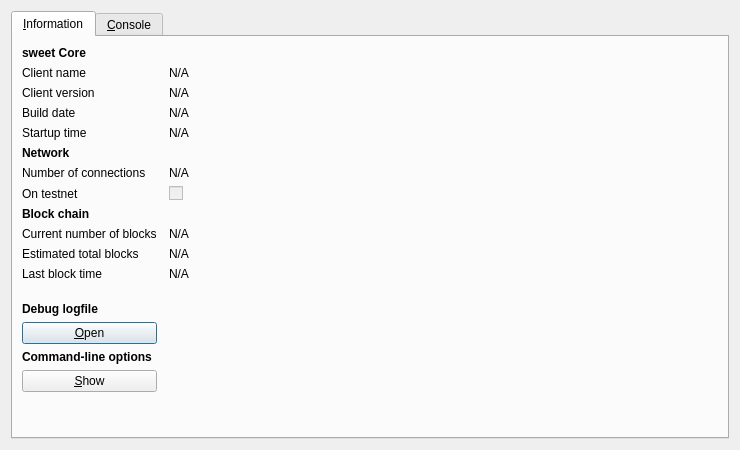
<?xml version="1.0" encoding="UTF-8"?>
<ui version="4.0">
 <class>RPCConsole</class>
 <widget class="QDialog" name="RPCConsole">
  <property name="geometry">
   <rect>
    <x>0</x>
    <y>0</y>
    <width>740</width>
    <height>450</height>
   </rect>
  </property>
  <property name="windowTitle">
   <string>sweet - Debug window</string>
  </property>
  <layout class="QVBoxLayout" name="verticalLayout_2">
   <item>
    <widget class="QTabWidget" name="tabWidget">
     <property name="currentIndex">
      <number>0</number>
     </property>
     <widget class="QWidget" name="tab_info">
      <attribute name="title">
       <string>&amp;Information</string>
      </attribute>
      <layout class="QGridLayout" name="gridLayout" columnstretch="0,1">
       <property name="horizontalSpacing">
        <number>12</number>
       </property>
       <item row="0" column="0">
        <widget class="QLabel" name="label_9">
         <property name="font">
          <font>
           <weight>75</weight>
           <bold>true</bold>
          </font>
         </property>
         <property name="text">
          <string>sweet Core</string>
         </property>
        </widget>
       </item>
       <item row="1" column="0">
        <widget class="QLabel" name="label_5">
         <property name="text">
          <string>Client name</string>
         </property>
        </widget>
       </item>
       <item row="1" column="1">
        <widget class="QLabel" name="clientName">
         <property name="cursor">
          <cursorShape>IBeamCursor</cursorShape>
         </property>
         <property name="text">
          <string>N/A</string>
         </property>
         <property name="textFormat">
          <enum>Qt::PlainText</enum>
         </property>
         <property name="textInteractionFlags">
          <set>Qt::LinksAccessibleByMouse|Qt::TextSelectableByKeyboard|Qt::TextSelectableByMouse</set>
         </property>
        </widget>
       </item>
       <item row="2" column="0">
        <widget class="QLabel" name="label_6">
         <property name="text">
          <string>Client version</string>
         </property>
        </widget>
       </item>
       <item row="2" column="1">
        <widget class="QLabel" name="clientVersion">
         <property name="cursor">
          <cursorShape>IBeamCursor</cursorShape>
         </property>
         <property name="text">
          <string>N/A</string>
         </property>
         <property name="textFormat">
          <enum>Qt::PlainText</enum>
         </property>
         <property name="textInteractionFlags">
          <set>Qt::LinksAccessibleByMouse|Qt::TextSelectableByKeyboard|Qt::TextSelectableByMouse</set>
         </property>
        </widget>
       </item>
       <item row="3" column="0">
        <widget class="QLabel" name="label_12">
         <property name="text">
          <string>Build date</string>
         </property>
        </widget>
       </item>
       <item row="3" column="1">
        <widget class="QLabel" name="buildDate">
         <property name="cursor">
          <cursorShape>IBeamCursor</cursorShape>
         </property>
         <property name="text">
          <string>N/A</string>
         </property>
         <property name="textFormat">
          <enum>Qt::PlainText</enum>
         </property>
         <property name="textInteractionFlags">
          <set>Qt::LinksAccessibleByMouse|Qt::TextSelectableByKeyboard|Qt::TextSelectableByMouse</set>
         </property>
        </widget>
       </item>
       <item row="4" column="0">
        <widget class="QLabel" name="label_13">
         <property name="text">
          <string>Startup time</string>
         </property>
        </widget>
       </item>
       <item row="4" column="1">
        <widget class="QLabel" name="startupTime">
         <property name="cursor">
          <cursorShape>IBeamCursor</cursorShape>
         </property>
         <property name="text">
          <string>N/A</string>
         </property>
         <property name="textFormat">
          <enum>Qt::PlainText</enum>
         </property>
         <property name="textInteractionFlags">
          <set>Qt::LinksAccessibleByMouse|Qt::TextSelectableByKeyboard|Qt::TextSelectableByMouse</set>
         </property>
        </widget>
       </item>
       <item row="5" column="0">
        <widget class="QLabel" name="label_11">
         <property name="font">
          <font>
           <weight>75</weight>
           <bold>true</bold>
          </font>
         </property>
         <property name="text">
          <string>Network</string>
         </property>
        </widget>
       </item>
       <item row="6" column="0">
        <widget class="QLabel" name="label_7">
         <property name="text">
          <string>Number of connections</string>
         </property>
        </widget>
       </item>
       <item row="6" column="1">
        <widget class="QLabel" name="numberOfConnections">
         <property name="cursor">
          <cursorShape>IBeamCursor</cursorShape>
         </property>
         <property name="text">
          <string>N/A</string>
         </property>
         <property name="textFormat">
          <enum>Qt::PlainText</enum>
         </property>
         <property name="textInteractionFlags">
          <set>Qt::LinksAccessibleByMouse|Qt::TextSelectableByKeyboard|Qt::TextSelectableByMouse</set>
         </property>
        </widget>
       </item>
       <item row="7" column="0">
        <widget class="QLabel" name="label_8">
         <property name="text">
          <string>On testnet</string>
         </property>
        </widget>
       </item>
       <item row="7" column="1">
        <widget class="QCheckBox" name="isTestNet">
         <property name="enabled">
          <bool>false</bool>
         </property>
         <property name="text">
          <string/>
         </property>
        </widget>
       </item>
       <item row="8" column="0">
        <widget class="QLabel" name="label_10">
         <property name="font">
          <font>
           <weight>75</weight>
           <bold>true</bold>
          </font>
         </property>
         <property name="text">
          <string>Block chain</string>
         </property>
        </widget>
       </item>
       <item row="9" column="0">
        <widget class="QLabel" name="label_3">
         <property name="text">
          <string>Current number of blocks</string>
         </property>
        </widget>
       </item>
       <item row="9" column="1">
        <widget class="QLabel" name="numberOfBlocks">
         <property name="cursor">
          <cursorShape>IBeamCursor</cursorShape>
         </property>
         <property name="text">
          <string>N/A</string>
         </property>
         <property name="textFormat">
          <enum>Qt::PlainText</enum>
         </property>
         <property name="textInteractionFlags">
          <set>Qt::LinksAccessibleByMouse|Qt::TextSelectableByKeyboard|Qt::TextSelectableByMouse</set>
         </property>
        </widget>
       </item>
       <item row="10" column="0">
        <widget class="QLabel" name="label_4">
         <property name="text">
          <string>Estimated total blocks</string>
         </property>
        </widget>
       </item>
       <item row="10" column="1">
        <widget class="QLabel" name="totalBlocks">
         <property name="cursor">
          <cursorShape>IBeamCursor</cursorShape>
         </property>
         <property name="text">
          <string>N/A</string>
         </property>
         <property name="textFormat">
          <enum>Qt::PlainText</enum>
         </property>
         <property name="textInteractionFlags">
          <set>Qt::LinksAccessibleByMouse|Qt::TextSelectableByKeyboard|Qt::TextSelectableByMouse</set>
         </property>
        </widget>
       </item>
       <item row="11" column="0">
        <widget class="QLabel" name="label_2">
         <property name="text">
          <string>Last block time</string>
         </property>
        </widget>
       </item>
       <item row="11" column="1">
        <widget class="QLabel" name="lastBlockTime">
         <property name="cursor">
          <cursorShape>IBeamCursor</cursorShape>
         </property>
         <property name="text">
          <string>N/A</string>
         </property>
         <property name="textFormat">
          <enum>Qt::PlainText</enum>
         </property>
         <property name="textInteractionFlags">
          <set>Qt::LinksAccessibleByMouse|Qt::TextSelectableByKeyboard|Qt::TextSelectableByMouse</set>
         </property>
        </widget>
       </item>
       <item row="12" column="0">
        <spacer name="verticalSpacer_2">
         <property name="orientation">
          <enum>Qt::Vertical</enum>
         </property>
         <property name="sizeHint" stdset="0">
          <size>
           <width>20</width>
           <height>20</height>
          </size>
         </property>
        </spacer>
       </item>
       <item row="13" column="0">
        <widget class="QLabel" name="labelDebugLogfile">
         <property name="font">
          <font>
           <weight>75</weight>
           <bold>true</bold>
          </font>
         </property>
         <property name="text">
          <string>Debug logfile</string>
         </property>
        </widget>
       </item>
       <item row="14" column="0">
        <widget class="QPushButton" name="openDebugLogfileButton">
         <property name="toolTip">
          <string>Open the sweet debug logfile from the current data directory. This can take a few seconds for large logfiles.</string>
         </property>
         <property name="text">
          <string>&amp;Open</string>
         </property>
        </widget>
       </item>
       <item row="15" column="0">
        <widget class="QLabel" name="labelCLOptions">
         <property name="font">
          <font>
           <weight>75</weight>
           <bold>true</bold>
          </font>
         </property>
         <property name="text">
          <string>Command-line options</string>
         </property>
        </widget>
       </item>
       <item row="16" column="0">
        <widget class="QPushButton" name="showCLOptionsButton">
         <property name="toolTip">
          <string>Show the sweet-Qt help message to get a list with possible sweet command-line options.</string>
         </property>
         <property name="text">
          <string>&amp;Show</string>
         </property>
        </widget>
       </item>
       <item row="17" column="0">
        <spacer name="verticalSpacer">
         <property name="orientation">
          <enum>Qt::Vertical</enum>
         </property>
         <property name="sizeHint" stdset="0">
          <size>
           <width>20</width>
           <height>40</height>
          </size>
         </property>
        </spacer>
       </item>
      </layout>
     </widget>
     <widget class="QWidget" name="tab_console">
      <attribute name="title">
       <string>&amp;Console</string>
      </attribute>
      <layout class="QVBoxLayout" name="verticalLayout_3">
       <property name="spacing">
        <number>3</number>
       </property>
       <item>
        <widget class="QTextEdit" name="messagesWidget">
         <property name="minimumSize">
          <size>
           <width>0</width>
           <height>100</height>
          </size>
         </property>
         <property name="readOnly">
          <bool>true</bool>
         </property>
         <property name="tabKeyNavigation" stdset="0">
          <bool>false</bool>
         </property>
         <property name="columnCount" stdset="0">
          <number>2</number>
         </property>
        </widget>
       </item>
       <item>
        <layout class="QHBoxLayout" name="horizontalLayout">
         <property name="spacing">
          <number>3</number>
         </property>
         <item>
          <widget class="QLabel" name="label">
           <property name="text">
            <string notr="true">&gt;</string>
           </property>
          </widget>
         </item>
         <item>
          <widget class="QLineEdit" name="lineEdit"/>
         </item>
         <item>
          <widget class="QPushButton" name="clearButton">
           <property name="maximumSize">
            <size>
             <width>24</width>
             <height>24</height>
            </size>
           </property>
           <property name="toolTip">
            <string>Clear console</string>
           </property>
           <property name="text">
            <string/>
           </property>
           <property name="icon">
            <iconset resource="../bitcoin.qrc">
             <normaloff>:/icons/remove</normaloff>:/icons/remove</iconset>
           </property>
           <property name="shortcut">
            <string notr="true">Ctrl+L</string>
           </property>
           <property name="autoDefault">
            <bool>false</bool>
           </property>
          </widget>
         </item>
        </layout>
       </item>
       <item>
        <layout class="QHBoxLayout" name="bottomLayout">
         <property name="spacing">
          <number>3</number>
         </property>
         <item>
          <widget class="QLabel" name="notice">
           <property name="text">
            <string>For more information on these commands, see the Wiki</string>
           </property>
          </widget>
         </item>
        </layout>
       </item>
      </layout>
     </widget>
    </widget>
   </item>
  </layout>
 </widget>
 <resources>
  <include location="../bitcoin.qrc"/>
 </resources>
 <connections/>
</ui>
